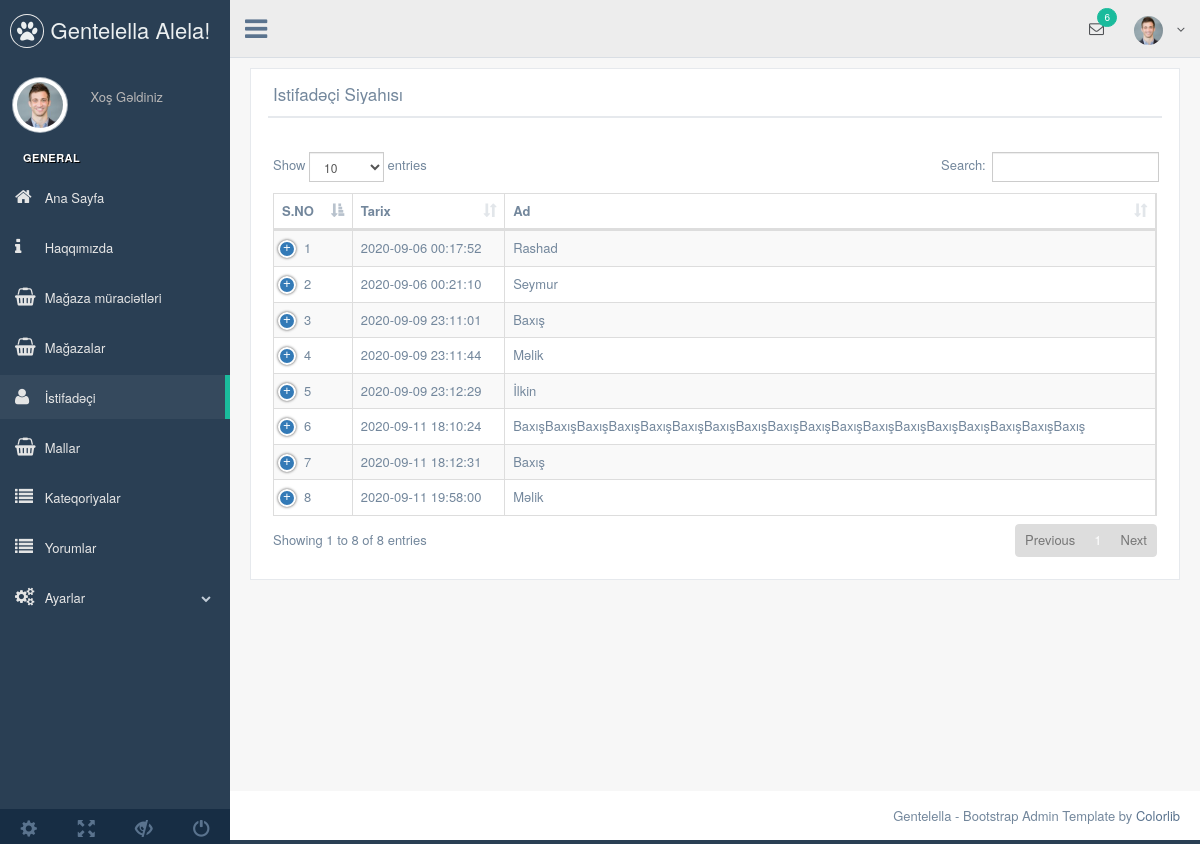
Page /nedmin/production/kullanici.php (signed in) on the committed database.
### tables this page shows
CREATE TABLE `kullanici` (
  `kullanici_id` int(11) NOT NULL,
  `MerchantKey` varchar(50) NOT NULL,
  `kullanici_magaza` int(2) NOT NULL,
  `kullanici_magazafoto` varchar(100) NOT NULL DEFAULT 'dimg/magaza-foto/magaza-foto-yok.png',
  `kullanici_zaman` datetime NOT NULL DEFAULT CURRENT_TIMESTAMP,
  `kullanici_resim` varchar(50) NOT NULL,
  `kullanici_tc` varchar(50) NOT NULL,
  `kullanici_banka` varchar(100) NOT NULL,
  `kullanici_iban` varchar(100) NOT NULL,
  `kullanici_ad` varchar(255) NOT NULL,
  `kullanici_soyad` varchar(255) NOT NULL,
  `kullanici_mail` varchar(255) NOT NULL,
  `kullanici_tel` varchar(50) NOT NULL,
  `kullanici_password` varchar(255) NOT NULL,
  `kullanici_adress` varchar(255) NOT NULL,
  `kullanici_seher` varchar(255) NOT NULL,
  `kullanici_tip` enum('PERSONAL','PRIVATE_COMPANY') NOT NULL,
  `kullanici_vdairesi` varchar(100) NOT NULL,
  `kullanici_vno` varchar(50) NOT NULL,
  `kullanici_yetki` int(2) NOT NULL,
  `kullanici_durum` enum('0','1') NOT NULL DEFAULT '1'
);

### nedmin/production/kullanici.php (the view, shortened to what this page needs)
<?php
include 'header.php';
$kullanicisor=$db->prepare("SELECT * FROM kullanici where kullanici_yetki=:yetki");
$kullanicisor->execute(array(
'yetki' => 1
));
?>
<head><script src="https://cdn.ckeditor.com/4.14.1/standard/ckeditor.js"></script></head>
        <div class="right_col" role="main">
          <div class="">
            <div class="row">
              <div class="col-md-12 col-sm-12 col-xs-12">
                <div class="x_panel">
                  <div class="x_title">
                    <h2>Istifadəçi Siyahısı </h2>
                    <div class="clearfix"></div>
                  </div>
                  <div class="x_content">
                    <br />
     <table id="datatable-responsive" class="table table-striped table-bordered dt-responsive nowrap" cellspacing="0" width="100%">
                      <thead>
                        <tr>
                           <th>S.NO</th>
                          <th>Tarix</th>
                          <th>Ad </th>
                        </tr>
                      </thead>
                      <tbody>
<?php
$say=0;
while ($kullanicicek=$kullanicisor->fetch(PDO::FETCH_ASSOC) ) {
$say++ ?>
 <tr>
        <td><?php echo  $say ?></td>
                          <td><?php echo  $kullanicicek['kullanici_zaman'] ?></td>
                          <td><?php echo  $kullanicicek['kullanici_ad'] ?></td>
                        </tr>
<?php  }
 ?>
                      </tbody>
                    </table>
                 </div>
                </div>
              </div>
            </div>
            </div>
          </div>
      <?php
include 'footer.php';
?>

### rows in the picture
kullanici: kullanici_zaman "2020-09-06 00:17:52", kullanici_ad "Rashad"
kullanici: kullanici_zaman "2020-09-06 00:21:10", kullanici_ad "Seymur"
kullanici: kullanici_zaman "2020-09-09 23:11:01", kullanici_ad "Baxış"
kullanici: kullanici_zaman "2020-09-09 23:11:44", kullanici_ad "Məlik"
kullanici: kullanici_zaman "2020-09-09 23:12:29", kullanici_ad "İlkin"
kullanici: kullanici_zaman "2020-09-11 18:10:24", kullanici_ad "BaxışBaxışBaxışBaxışBaxışBaxışBaxışBaxışBaxışBaxışBaxışBaxışBaxışBaxışBaxışBaxışBaxışBaxış"
kullanici: kullanici_zaman "2020-09-11 18:12:31", kullanici_ad "Baxış"
kullanici: kullanici_zaman "2020-09-11 19:58:00", kullanici_ad "Məlik"
